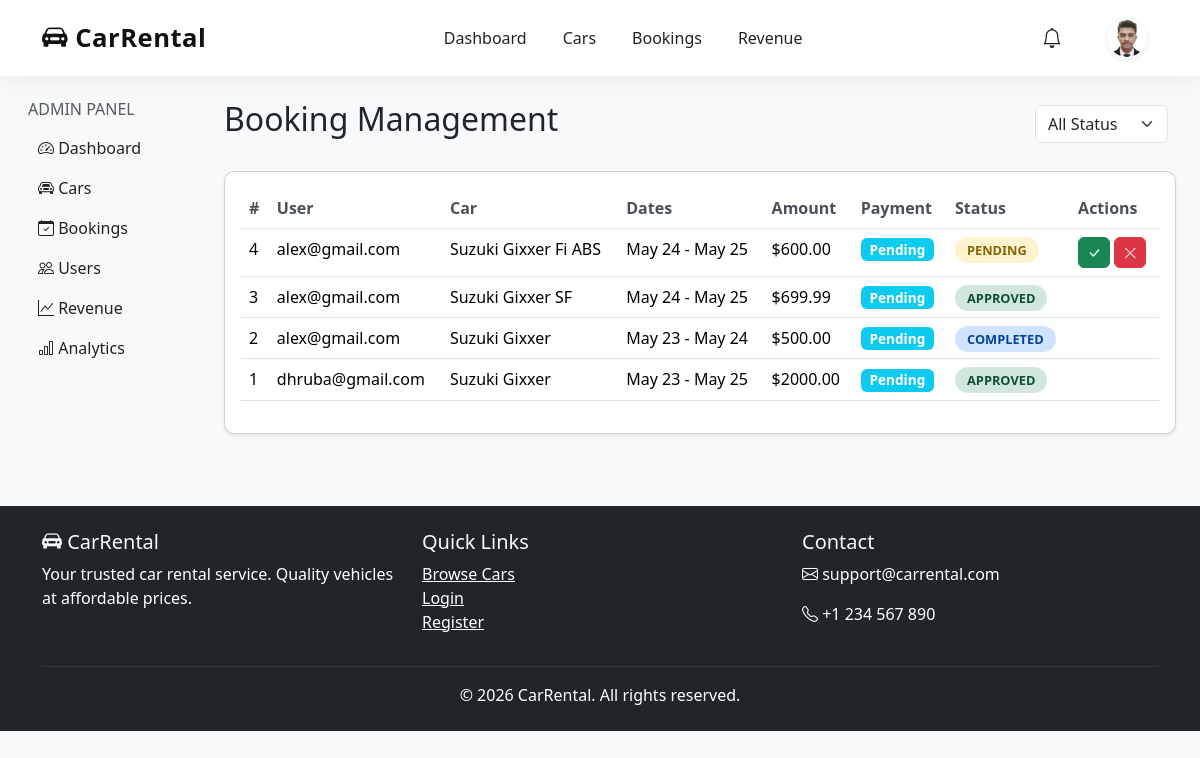
Page /dashboard/bookings/ (signed in) on the committed database.
### accounts/models.py (models this page shows, shortened)
class User(AbstractUser):
    email = models.EmailField(unique=True)
    phone = models.CharField(max_length=20, blank=True, null=True)
    is_blocked = models.BooleanField(default=False)
    USERNAME_FIELD = 'email'
    REQUIRED_FIELDS = ['username']

class Profile(models.Model):
    user = models.OneToOneField(User, on_delete=models.CASCADE, related_name='profile')
    profile_picture = models.ImageField(upload_to='profiles/', blank=True, null=True)
    driving_license = models.ImageField(upload_to='licenses/', blank=True, null=True)
    phone = models.CharField(max_length=20, blank=True, null=True)
    address = models.TextField(blank=True, null=True)
    city = models.CharField(max_length=100, blank=True, null=True)
    state = models.CharField(max_length=100, blank=True, null=True)
    zip_code = models.CharField(max_length=20, blank=True, null=True)
    saved_addresses = models.TextField(blank=True, null=True, help_text="Comma separated addresses")
    created_at = models.DateTimeField(auto_now_add=True)
    updated_at = models.DateTimeField(auto_now=True)

### bookings/models.py (models this page shows, shortened)
class Booking(models.Model):
    STATUS_CHOICES = [
        ('pending', 'Pending'),
        ('approved', 'Approved'),
        ('rejected', 'Rejected'),
        ('completed', 'Completed'),
        ('cancelled', 'Cancelled'),
    ]
    PAYMENT_CHOICES = [
        ('cash', 'Cash'),
        ('online', 'Online'),
        ('pending', 'Pending'),
    ]
    user = models.ForeignKey(User, on_delete=models.CASCADE, related_name='bookings')
    car = models.ForeignKey(Car, on_delete=models.CASCADE, related_name='bookings')
    start_date = models.DateField()
    end_date = models.DateField()
    total_days = models.IntegerField(editable=False)
    total_amount = models.DecimalField(max_digits=10, decimal_places=2, editable=False)
    driver_service = models.BooleanField(default=False)
    insurance = models.BooleanField(default=False)
    gps = models.BooleanField(default=False)
    extra_charges = models.DecimalField(max_digits=10, decimal_places=2, default=0.00, editable=False)
    grand_total = models.DecimalField(max_digits=10, decimal_places=2, editable=False)
    status = models.CharField(max_length=20, choices=STATUS_CHOICES, default='pending')
    payment_status = models.CharField(max_length=20, choices=PAYMENT_CHOICES, default='pending')
    admin_notes = models.TextField(blank=True, null=True)
    created_at = models.DateTimeField(auto_now_add=True)
    updated_at = models.DateTimeField(auto_now=True)
    class Meta:
        ordering = ['-created_at']

### cars/models.py (models this page shows, shortened)
class Car(models.Model):
    FUEL_CHOICES = [
        ('petrol', 'Petrol'),
        ('diesel', 'Diesel'),
        ('ev', 'Electric'),
        ('hybrid', 'Hybrid'),
    ]
    TRANSMISSION_CHOICES = [
        ('manual', 'Manual'),
        ('auto', 'Automatic'),
    ]
    STATUS_CHOICES = [
        ('available', 'Available'),
        ('booked', 'Booked'),
        ('maintenance', 'Maintenance'),
    ]
    brand = models.CharField(max_length=100)
    model = models.CharField(max_length=100)
    year = models.IntegerField()
    seats = models.IntegerField(default=5)
    fuel_type = models.CharField(max_length=20, choices=FUEL_CHOICES)
    transmission = models.CharField(max_length=20, choices=TRANSMISSION_CHOICES)
    mileage = models.CharField(max_length=50, blank=True, help_text="e.g. 18 km/l")
    rent_per_day = models.DecimalField(max_digits=10, decimal_places=2)
    rent_per_hour = models.DecimalField(max_digits=10, decimal_places=2, blank=True, null=True)
    description = models.TextField(blank=True)
    location = models.CharField(max_length=200, blank=True)
    status = models.CharField(max_length=20, choices=STATUS_CHOICES, default='available')
    is_featured = models.BooleanField(default=False)
    created_at = models.DateTimeField(auto_now_add=True)
    updated_at = models.DateTimeField(auto_now=True)
    class Meta:
        ordering = ['-created_at']

### dashboard/views.py (the view)
# urls.py: path('bookings/', views.admin_bookings, name='admin_bookings'),
@staff_member_required
def admin_bookings(request):
    bookings = Booking.objects.select_related('user', 'car').all().order_by('-created_at')
    status_filter = request.GET.get('status', '')
    if status_filter:
        bookings = bookings.filter(status=status_filter)
    return render(request, 'dashboard/booking_list.html', {'bookings': bookings})

### templates/dashboard/booking_list.html (shortened to what this page needs)
{% extends 'dashboard/base_admin.html' %}
{% block admin_content %}
<div class="d-flex justify-content-between align-items-center mb-4">
    <h2>Booking Management</h2>
    <form method="get" class="d-flex">
        <select name="status" class="form-select me-2" onchange="this.form.submit()">
            <option value="">All Status</option>
        </select>
    </form>
</div>
<div class="card shadow-sm">
    <div class="card-body">
        <table class="table">
            <thead>
                <tr>
                    <th>#</th>
                    <th>User</th>
                    <th>Car</th>
                    <th>Dates</th>
                    <th>Amount</th>
                    <th>Payment</th>
                    <th>Status</th>
                    <th>Actions</th>
                </tr>
            </thead>
            <tbody>
                {% for booking in bookings %}
                <tr>
                    <td>{{ booking.id }}</td>
                    <td>{{ booking.user.email }}</td>
                    <td>{{ booking.car.brand }} {{ booking.car.model }}</td>
                    <td>{{ booking.start_date|date:"M d" }} - {{ booking.end_date|date:"M d" }}</td>
                    <td>${{ booking.grand_total }}</td>
                    <td><span class="badge bg-info">{{ booking.payment_status|title }}</span></td>
                    <td><span class="booking-status status-{{ booking.status }}">{{ booking.status }}</span></td>
                    <td>
                        {% if booking.status == 'pending' %}
                        <a href="{% url 'approve_booking' booking.id %}" class="btn btn-sm btn-success"><i class="bi bi-check-lg"></i></a>
                        <a href="{% url 'reject_booking' booking.id %}" class="btn btn-sm btn-danger"><i class="bi bi-x-lg"></i></a>
                        {% endif %}
                    </td>
                </tr>
                {% empty %}
                <tr><td colspan="8" class="text-center text-muted">No bookings found.</td></tr>
                {% endfor %}
            </tbody>
        </table>
    </div>
</div>
{% endblock %}

### templates/admin.html (shortened to what this page needs)
<!DOCTYPE html>
<html lang="en">
<head>
    <link href="https://cdn.jsdelivr.net/npm/bootstrap@5.3.2/dist/css/bootstrap.min.css" rel="stylesheet">
    <link rel="stylesheet" href="https://cdn.jsdelivr.net/npm/bootstrap-icons@1.11.1/font/bootstrap-icons.css">
    {% load static %}
    <link rel="stylesheet" href="{% static 'css/style.css' %}">
</head>
<body>
    <nav class="navbar navbar-expand-lg custom-navbar sticky-top">
    <div class="container">
        <a class="navbar-brand fw-bold" href="{% url 'dashboard_home' %}">
            <i class="bi bi-car-front-fill"></i> CarRental
        </a>
        <div class="collapse navbar-collapse" id="navbarNav">
            <ul class="navbar-nav mx-auto">
                <li class="nav-item">
                    <a class="nav-link nav-animate" href="{% url 'dashboard_home' %}">
                        Dashboard
                    </a>
                </li>
                <li class="nav-item">
                    <a class="nav-link nav-animate" href="{% url 'admin_cars' %}">
                        Cars
                    </a>
                </li>
                {% if user.is_authenticated %}
                <li class="nav-item">
                    <a class="nav-link nav-animate" href="{% url 'admin_bookings' %}">
                        Bookings
                    </a>
                </li>
                {% endif %}
                <li class="nav-item">
                    <a class="nav-link nav-animate" href="{% url 'revenue_dashboard' %}">
                        Revenue
                    </a>
                </li>
            </ul>
            <ul class="navbar-nav align-items-center">
                {% if user.is_authenticated %}
                <li class="nav-item dropdown me-3">
    <a class="nav-link position-relative"
    href="#"
    role="button"
    data-bs-toggle="dropdown">
        <i class="bi bi-bell fs-5"></i>
    </a>
</li>
                <li class="nav-item dropdown">
    <a class="nav-link dropdown-togglea border-0 p-0"
       href="#"
       data-bs-toggle="dropdown">
        {% if user.profile.profile_picture %}
            <img src="{{ user.profile.profile_picture.url }}"
                 alt="Profile"
                 width="42"
                 height="42"
                 class="rounded-circle object-fit-cover border border-2 border-light shadow-sm">
        {% else %}
            <i class="bi bi-person-circle fs-2 text-light"></i>
        {% endif %}
    </a>
</li>
                {% endif %}
            </ul>
        </div>
    </div>
</nav>
    {% block content %}{% endblock %}
    <footer class="bg-dark text-light py-4 mt-5">
        <div class="container">
            <div class="row">
                <div class="col-md-4">
                    <h5><i class="bi bi-car-front-fill"></i> CarRental</h5>
                    <p class="text-white">Your trusted car rental service. Quality vehicles at affordable prices.</p>
                </div>
                <div class="col-md-4">
                    <h5>Quick Links</h5>
                    <ul class="list-unstyled">
                        <li><a href="{% url 'car_list' %}" class="text-white important">Browse Cars</a></li>
                        <li><a href="{% url 'login' %}" class="text-white">Login</a></li>
                        <li><a href="{% url 'register' %}" class="text-white">Register</a></li>
                    </ul>
                </div>
                <div class="col-md-4">
                    <h5>Contact</h5>
                    <p class="text-white"><i class="bi bi-envelope"></i> support@carrental.com</p>
                    <p class="text-white"><i class="bi bi-telephone"></i> +1 234 567 890</p>
                </div>
            </div>
            <hr class="border-secondary">
            <p class="text-center text-white mb-0">&copy; 2026 CarRental. All rights reserved.</p>
        </div>
    </footer>
</body>
</html>

### static/css/style.css (style rules this page uses)
body { font-family: 'Segoe UI', Tahoma, Geneva, Verdana, sans-serif; background-color: #f8f9fa; }
.card { transition: transform 0.2s, box-shadow 0.2s; border-radius: 10px; overflow: hidden; }
.btn { border-radius: 6px; }
.navbar { box-shadow: 0 2px 10px rgba(0,0,0,0.1); }
footer { margin-top: auto; }
.badge { font-size: 0.85rem; }
.table th { border-top: none; font-weight: 600; color: #495057; }
.booking-status { padding: 4px 12px; border-radius: 20px; font-size: 0.8rem; font-weight: 600; text-transform: uppercase; }
.status-pending { background-color: #fff3cd; color: #856404; }
.status-approved { background-color: #d1e7dd; color: #0f5132; }
.status-completed { background-color: #cfe2ff; color: #084298; }

### templates/admin.html (style rules this page uses)
.custom-navbar { background: rgba(255,255,255,0.92); backdrop-filter: blur(12px); padding: 14px 0; box-shadow: 0 4px 25px rgba(0,0,0,0.06); animation: navbarFade 0.7s ease; transition: all 0.4s ease; z-index: 999; }
.navbar-brand { color: #111 !important; font-size: 1.6rem; letter-spacing: 0.5px; transition: 0.3s ease; }
.nav-link { color: #222 !important; font-weight: 500; margin: 0 10px; position: relative; transition: all 0.3s ease; }
.nav-animate::after { content: ''; position: absolute; left: 0; bottom: 0; width: 0%; height: 2px; background: #000; transition: 0.4s ease; }

### rows in the picture
User: profile.profile_picture (picture)
Booking: id "4", user.email "alex@gmail.com", car.brand "Suzuki", car.model "Gixxer Fi ABS", start_date "May 24", end_date "May 25", grand_total "600.00", payment_status "Pending", status "PENDING"
Booking: id "3", user.email "alex@gmail.com", car.brand "Suzuki", car.model "Gixxer SF", start_date "May 24", end_date "May 25", grand_total "699.99", payment_status "Pending", status "APPROVED"
Booking: id "2", user.email "alex@gmail.com", car.brand "Suzuki", car.model "Gixxer", start_date "May 23", end_date "May 24", grand_total "500.00", payment_status "Pending", status "COMPLETED"
Booking: id "1", user.email "dhruba@gmail.com", car.brand "Suzuki", car.model "Gixxer", start_date "May 23", end_date "May 25", grand_total "2000.00", payment_status "Pending", status "APPROVED"
